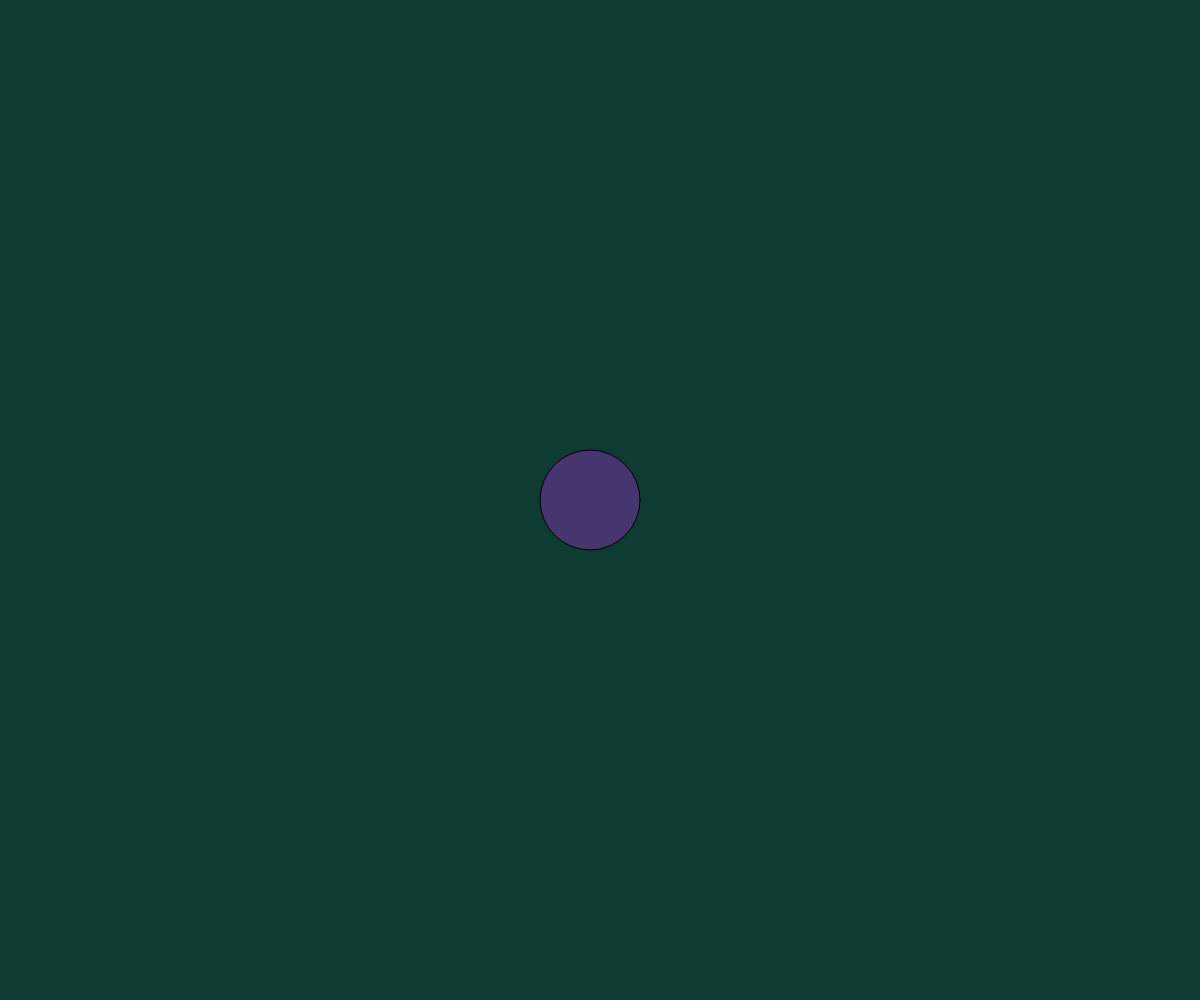
Frame 1 (no input)
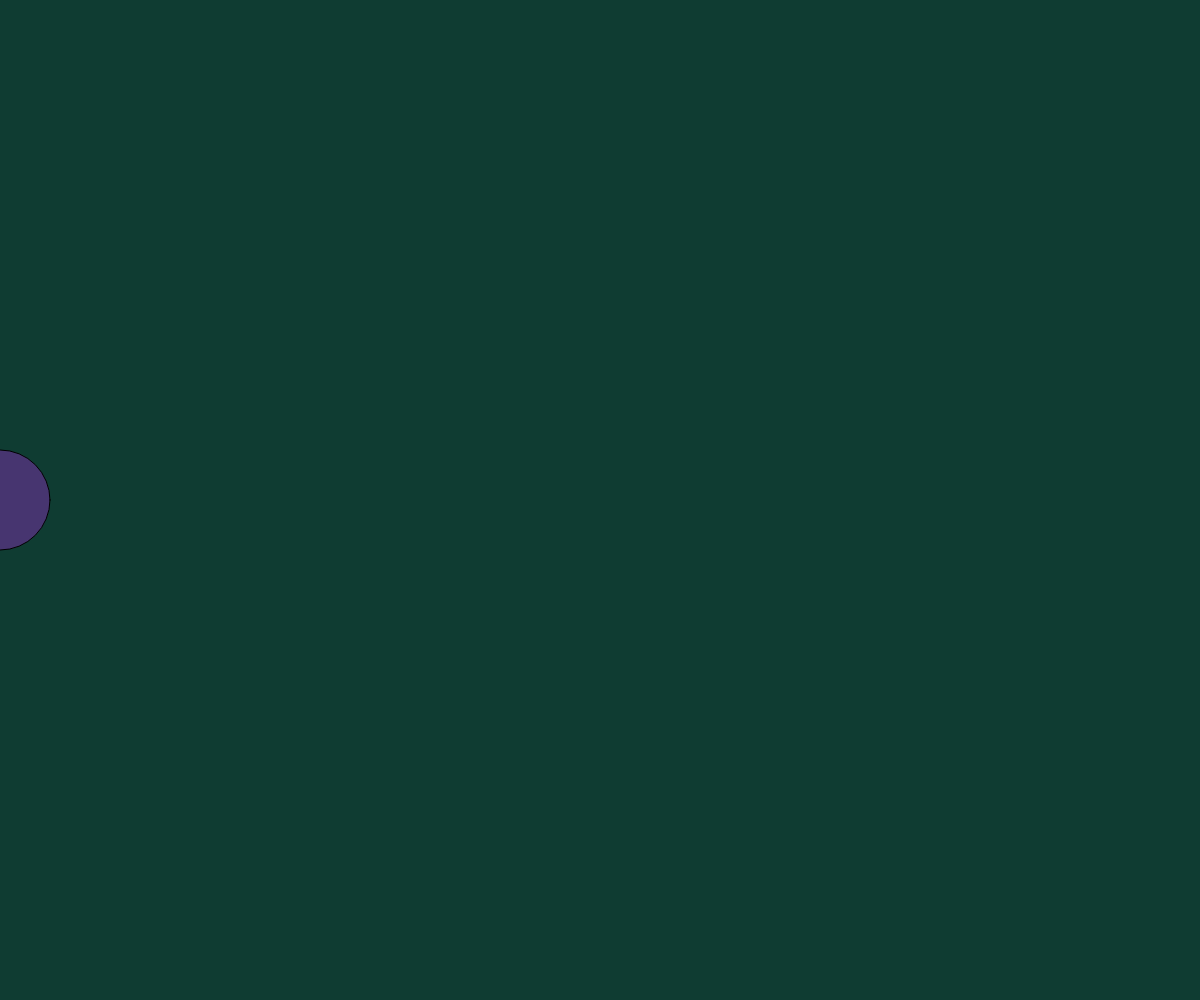
Frame 60 (no input)
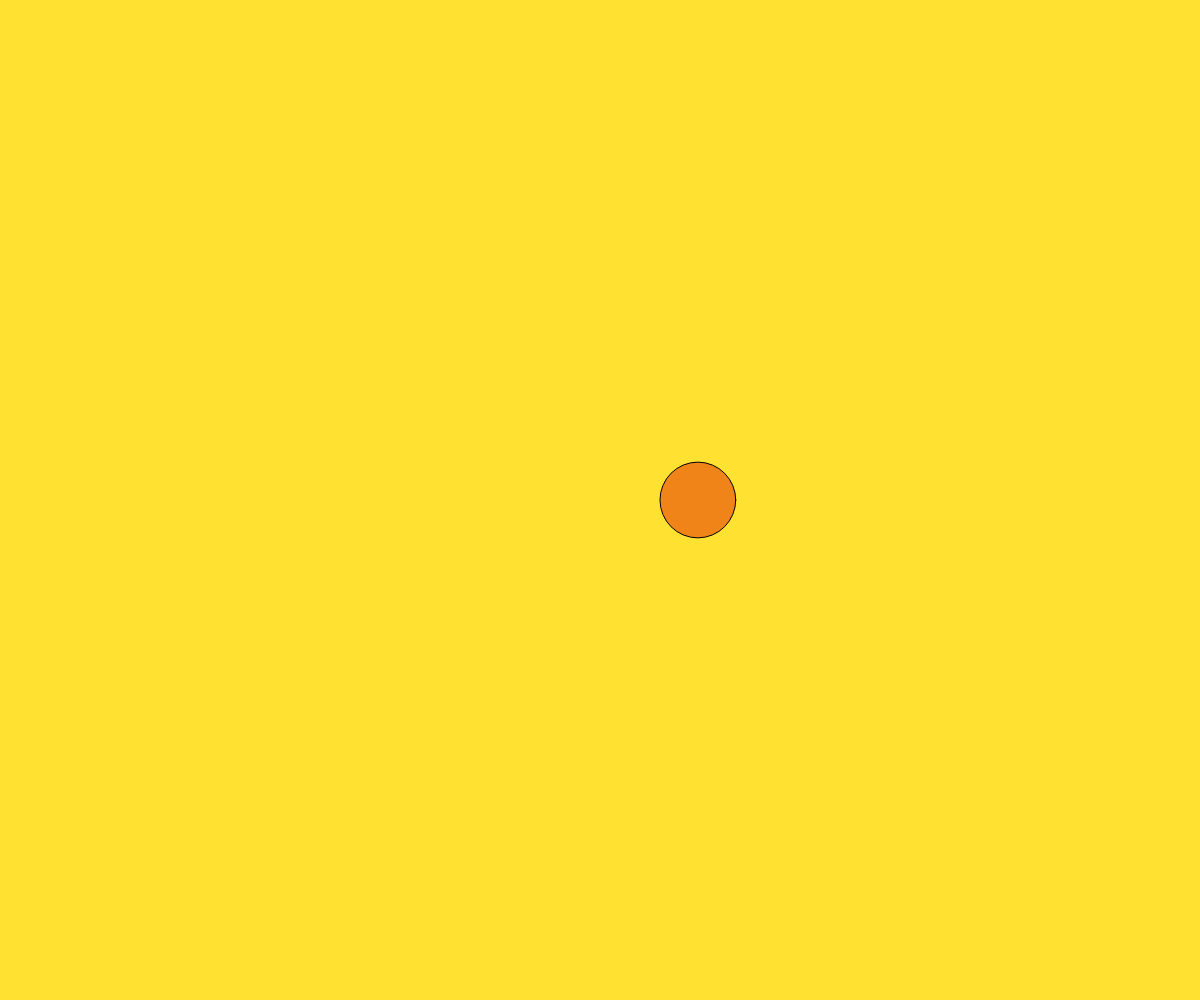
Frame 120 (the mouse pressed at the canvas centre since frame 60)

The p5.js sketch that drew these frames (run headless with seeded random() and noise() and a simulated clock; from frame 60 on, the mouse is pressed at the canvas centre):

// p5.js sketch
// ── sketch.js
let posX;
let posY;
let diametro;
let radio;
let fondo;
let fbolita;

function setup() {
createCanvas(windowWidth, windowHeight);
posX = windowWidth / 2;
posY = windowHeight / 2;
diametro = 100;
radio = diametro / 2;
fondo = color(15, 60, 50);
fbolita = color(random(0, 100), random(0, 255), random(0, 150));
}

function draw() {
background(fondo);
posX -= 10;


if(posX < -radio) {
diametro = random(10, 200);
radio = diametro / 2;
fondo = color(255, random(100, 255),50);
fbolita = color(240, random(80, 255),25);
posX = windowWidth + radio;
}

fill(fbolita);
circle(posX, posY, diametro);
print(posX);
}
